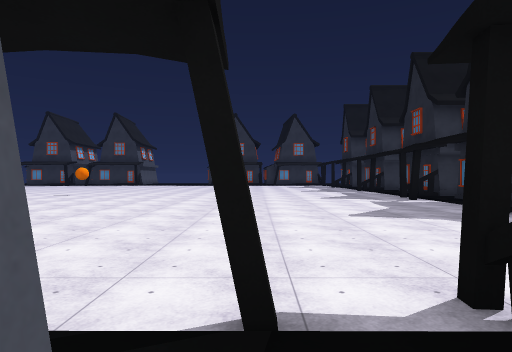
[1] (above)

24 first-person views from a walk through a Unity game level. The camera is 1.4 m above the floor, looks level and sees 75° across. The floor is counted in squares, 2 m on a side. Each view is taken from the middle of a square. On the plan, view 1 faces up. The plan holds only what a view shows up to about 10 squares ahead; the rest is blank. The place goes on beyond the plan. The player character is not drawn. Surface patterns are stand-ins for the level's own textures.

[2]
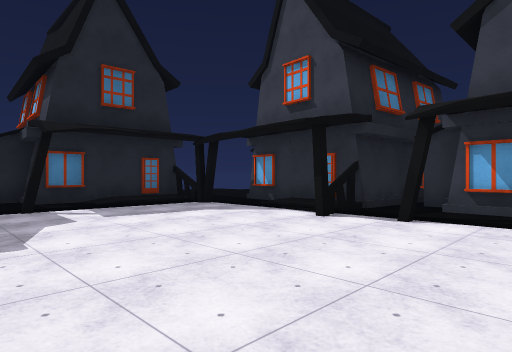

[3]
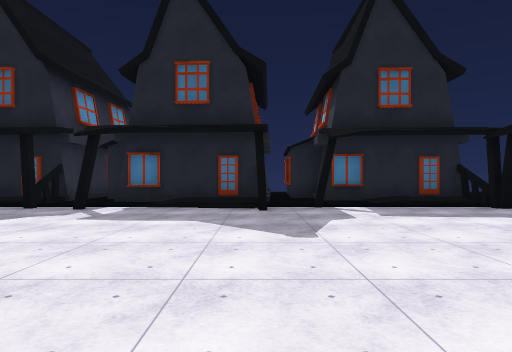

[4]
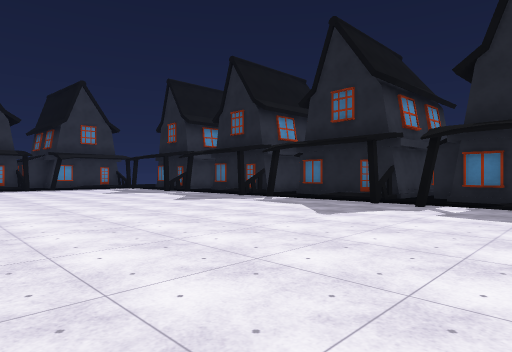

[5]
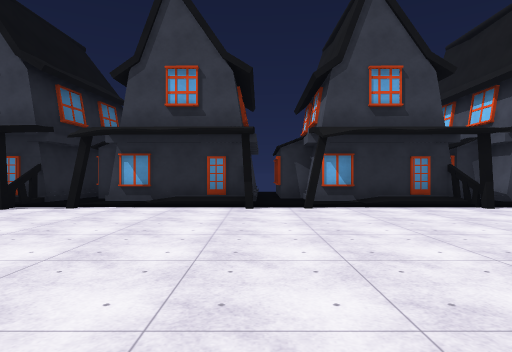

[6]
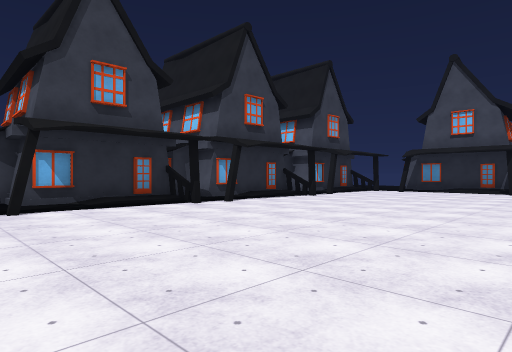

[7]
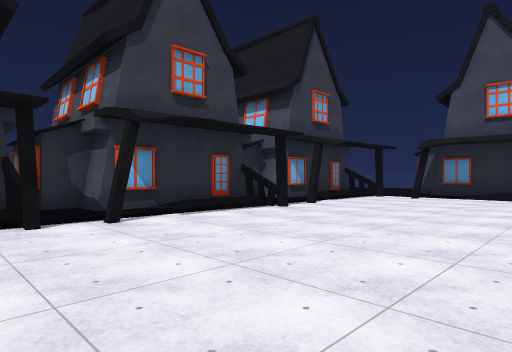

[8]
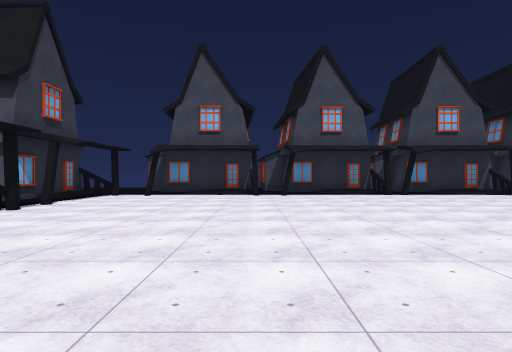

[9]
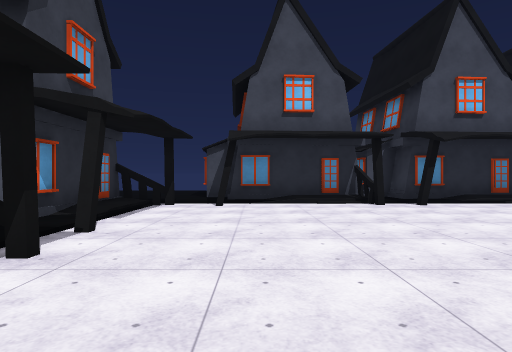

[10]
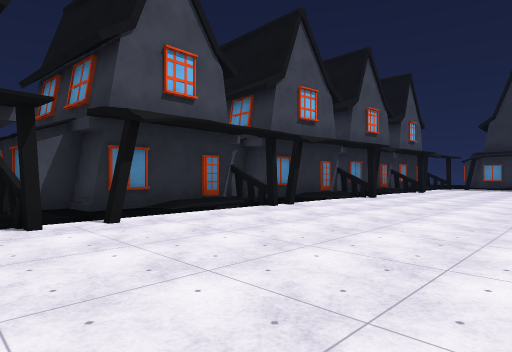

[11]
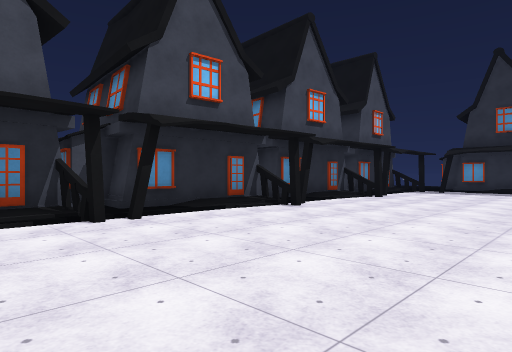

[12]
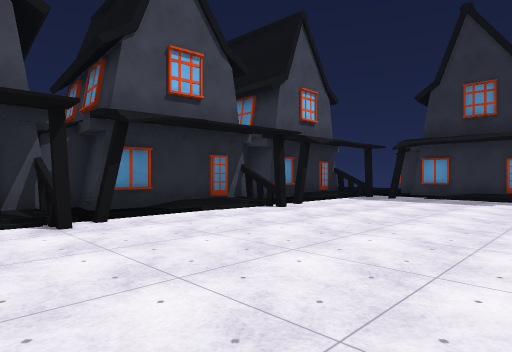

[13]
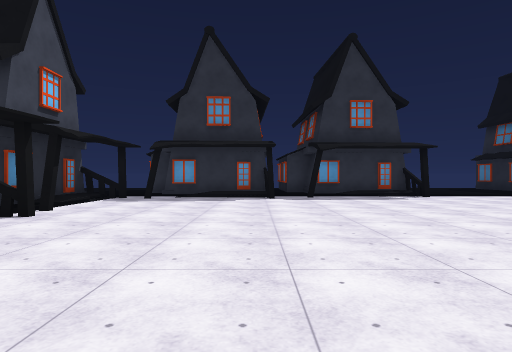

[14]
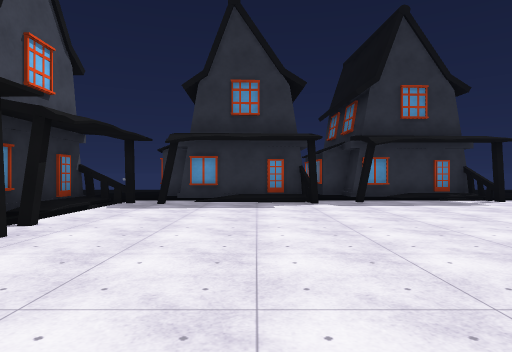

[15]
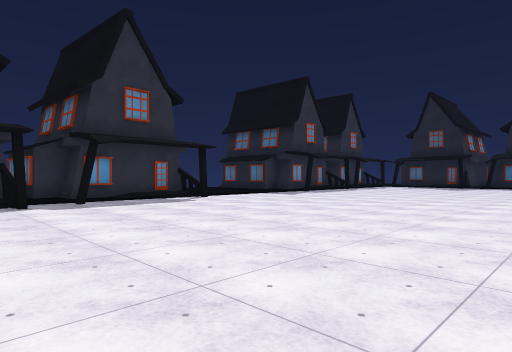

[16]
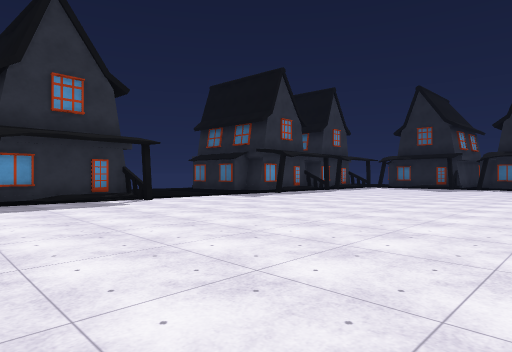

[17]
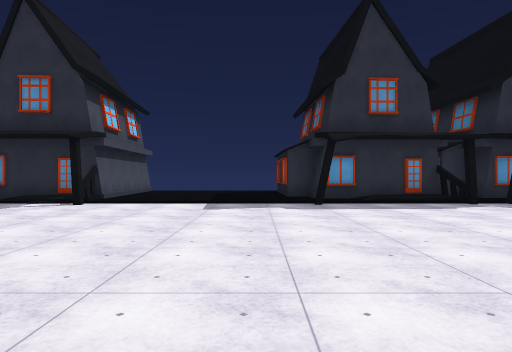

[18]
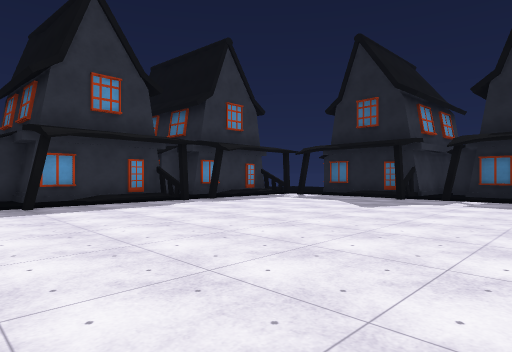

[19]
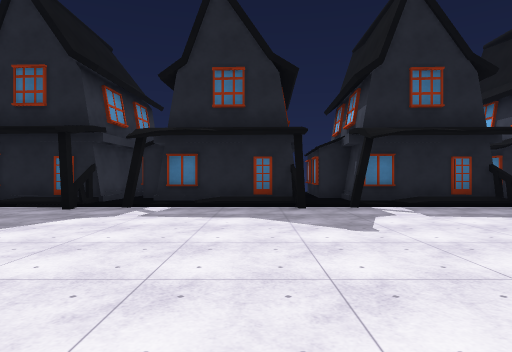

[20]
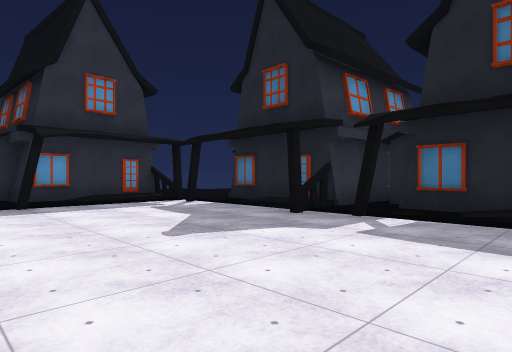

[21]
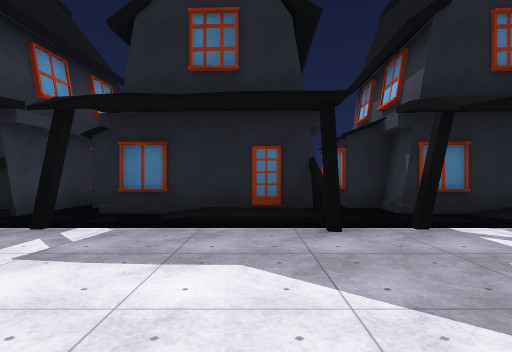

[22]
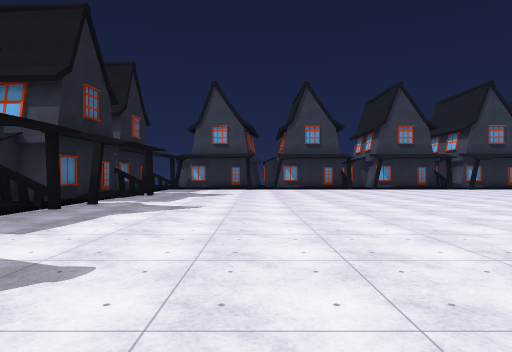

[23]
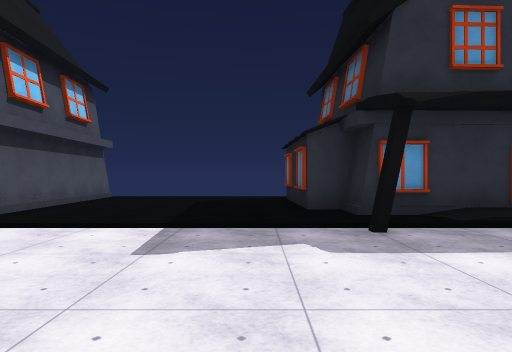

[24]
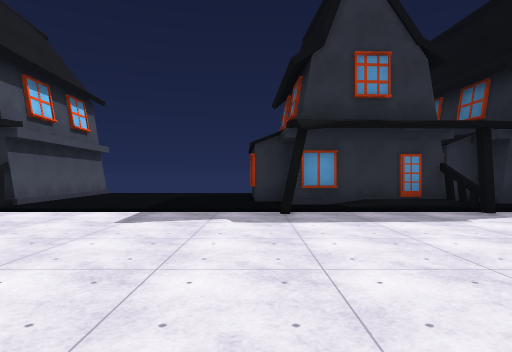

### Floor plan
Key: @ floor where view 1 was taken; # wall or solid block; . main floor; : floor 0.25 m higher than the main floor; / step, stairs or slope; O other object.
Columns run from 24 left of view 1 to 11 right of it. Each row starts with its distance up from view 1.
 32             OOO......OO
 31             O OO... #OO
 30             O OO... #OO   OO
 29             O OO... #OO  #OO
 28          O OO OO... OOOOO OOO
 27       OOOO /  :O...  OO:O    O
 26    OO..//O.O...O............./.
 25    O:.O........................O
 24     :........................./  OOO
 23    O..........................     O
 22    O.........................OOOOOOO
 21    OOO.........................O#
 20      ..........................O
 19 O   /......................... O
 18 OOOO.......................... O
 17   #..O.........       ........OOOO
 16   OOOO.....           ........  #
 15     O......           .........OOOOO
 14 OOOOO......          ......... OOOOO
 13    OO......         .......... O
 12   OOO.......       ...........OOO
 11    O/........      ..........O.O
 10     /..........   ............OOO
  9 OOOO.......................... OOO
  8 O  O.O........................
  7  OOOOO.......................OOOO
  6      .........................  O
  5      ..........................OOOO
  4    OO......................... OOO
  3    OOO........................ O
  2     .O...OO...O.........OO....OO
  1      O  ..O  ..O  ..   ..OO
  0         O O  O.OOOO.OOOO@   O
 -1         O    OOO  O#O   #O  O
 -2              O#   O      O  O
 -3              O    O      O
 -4             OOO          OO

Positions as (right, up) in squares from view 1, and headings:
1: (0, 0), facing up
2: (-2, 7), facing down-right
3: (-2, 7), facing right
4: (-3, 8), facing up-right
5: (-4, 9), facing down
6: (-4, 9), facing down-left
7: (-8, 7), facing down-left
8: (-7, 7), facing left
9: (-11, 4), facing left
10: (-14, 6), facing up-left
11: (-14, 10), facing up-left
12: (-14, 15), facing up-left
13: (-15, 15), facing up
14: (-16, 17), facing up
15: (-16, 17), facing up-right
16: (-14, 17), facing up-right
17: (-5, 18), facing up
18: (-5, 18), facing up-right
19: (-2, 18), facing right
20: (0, 18), facing up-right
21: (1, 18), facing right
22: (1, 19), facing down
23: (-5, 22), facing up
24: (-4, 20), facing up
